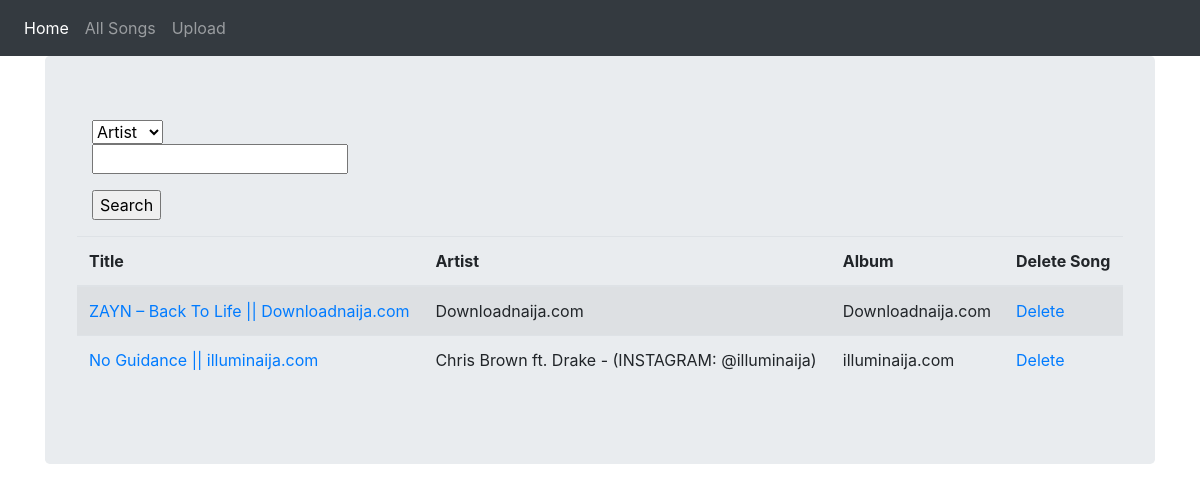
/song/searchSong/, run on the app's committed database.
### music_app_1/models.py (models this page shows, shortened)
class MusicStore(db.Model):
    __tablename__ = 'music_store'
    id = db.Column(db.Integer,primary_key=True)
    title = db.Column(db.Text)
    artist = db.Column(db.Integer)
    album = db.Column(db.Text)
    filename = db.Column(db.Text)

### music_app_1/views.py (the view)
@songs_blueprint.route('searchSong/', methods=['GET', 'POST'])
def search_song():
    srchForm = SearchForm(request.form)
    songs = MusicStore.query.all()
    if request.method == 'POST':
        return search_results(srchForm)
    return fetch_all_songs()

### music_app_1/forms.py
class SearchForm(FlaskForm):
    choices = [('Artist', 'Artist'),
               ('Album', 'Album'),
               ('Title', 'Title')]
    select = SelectField('Search for music:', choices=choices)
    search = StringField('')

### music_app_1/views.py (called while the page is built)
@songs_blueprint.route("all_songs/",methods=["GET"])
def fetch_all_songs():
    srchForm = SearchForm()
    songs = MusicStore.query.all()
    return render_template('allSongs.html', songs=songs,form=srchForm)

### music_app_1/templates/allSongs.html (shortened to what this page needs)
<!DOCTYPE html>
{% extends "base.html" %}
    {% block body_block %}
        <div class="jumbotron">
          <div class="container">
            <form action = "/song/searchSong/" method ="POST" enctype="multipart/form-data">
              <dl>
                  {{ form.select }}
                  <p>
                  {{ form.search }}
                  </p>
              </dl>
              <p><input type="submit" value="Search"></p>
              </form>
          </div>
            <table class="table table-striped">
                <thead>
                  <tr>
                    <th scope="col">Title</th>
                    <th scope="col">Artist</th>
                    <th scope="col">Album</th>
                    <th scope="col">Delete Song</th>
                  </tr>
                </thead>
                <tbody>
                    {% for i in songs%}
                  <tr>
                    <td><a href="/song/play/{{ i.id }}">{{ i.title }}</a></td>
                    <td>{{ i.artist }}</td>
                    <td>{{ i.album }}</td>
                    <td><a href="/song/delete/{{i.id}}">Delete</a></td>
                  </tr>
                    {% endfor %}
                </tbody>
              </table>
        </div>
    {% endblock %}

### data on the page
MusicStore: title "ZAYN – Back To Life || Downloadnaija.com", artist "Downloadnaija.com", album "Downloadnaija.com"
MusicStore: title "No Guidance || illuminaija.com", artist "Chris Brown ft. Drake - (INSTAGRAM: @illuminaija)", album "illuminaija.com"
